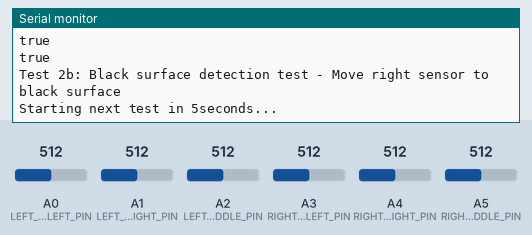
A sketch run on a simulated Arduino Uno, built with avr-gcc and run on an emulated ATmega328P. Parts: the last lines printed to the serial monitor. Inputs (shaded band) come from the test bench; at power-on: A0 (LEFT_SENSOR_LEFT_PIN) = 512, A3 (RIGHT_SENSOR_LEFT_PIN) = 512, A1 (LEFT_SENSOR_RIGHT_PIN) = 512, A2 (LEFT_SENSOR_MIDDLE_PIN) = 512, A4 (RIGHT_SENSOR_RIGHT_PIN) = 512, A5 (RIGHT_SENSOR_MIDDLE_PIN) = 512.

Above: at 16.3 s.
16.4 s: A0 (LEFT_SENSOR_LEFT_PIN) set to 810
At 21.7 s:
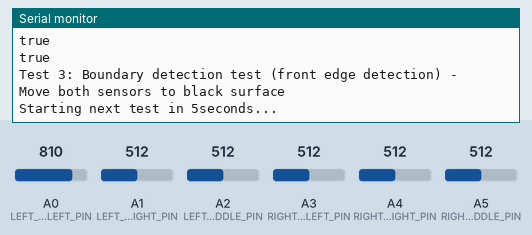
28.0 s: A3 (RIGHT_SENSOR_LEFT_PIN) set to 810
At 33.2 s:
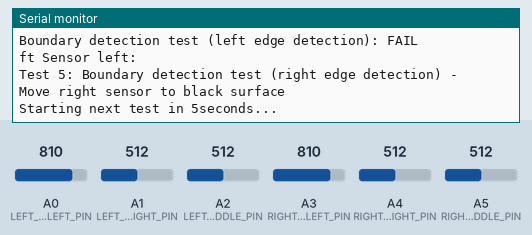
39.6 s: A0 (LEFT_SENSOR_LEFT_PIN) set to 790
At 43.6 s:
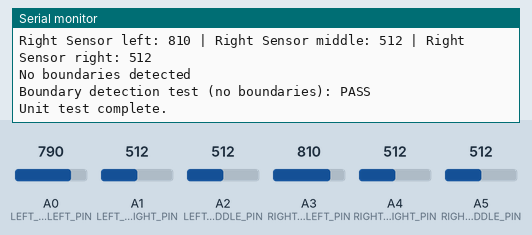
51.2 s: A1 (LEFT_SENSOR_RIGHT_PIN) set to 810
At 53.6 s:
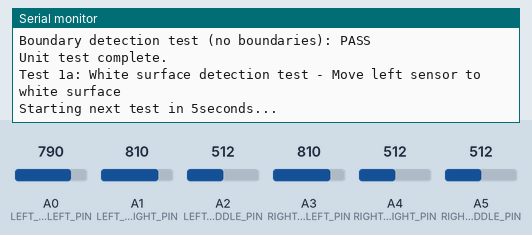
64.4 s: A2 (LEFT_SENSOR_MIDDLE_PIN) set to 716
At 69.5 s:
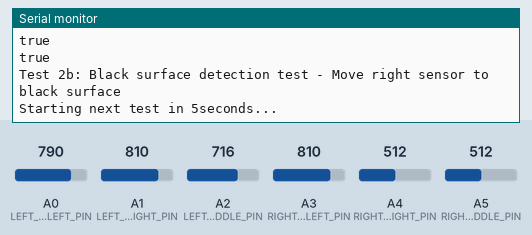
Timing chart, 0 to 71.0 s (numbered marks = the images above; inputs shaded):
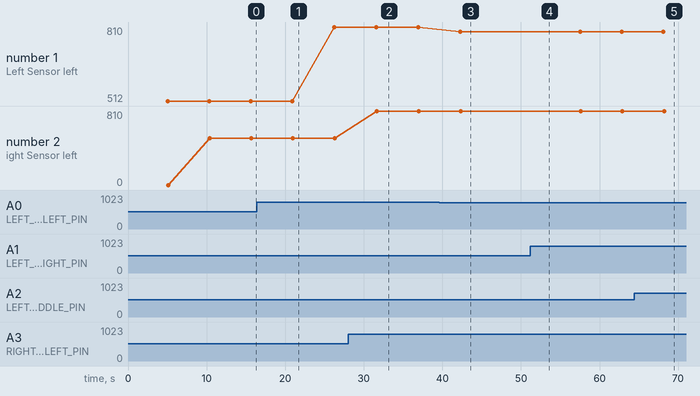

Measured:
- after the input at 28.0 s, the serial monitor: prints a new line after 3.7 s (image 2)
- after the input at 39.6 s, the serial monitor: prints a new line after 2.7 s (image 3)
- after the input at 64.4 s, the serial monitor: prints a new line after 3.7 s (image 5)
- plotted number 1: 512 → 810 after the input at 16.4 s, 810 → 790 after the input at 39.6 s

The sketch:

LineFollowerUnitTest.ino
```cpp
#include "LineFollower.h"

  // Declare sensor objects
  SensorReadings leftSensor, rightSensor;
  char CORRECTION_DIRECTION = '\0';

void assertEqualsBoolean(bool expected, bool actual, String testName) {
  if (expected == actual) {
    Serial.println(testName + ": PASS");
  } else {
    Serial.println(testName + ": FAIL");
    Serial.println("  Expected: " + expected ? "true" : "false");
    Serial.println("  Actual: " + actual ? "true" : "false");
  }
}

void assertEqualsChar(char expected, char actual, String testName) {
  if (expected == actual) {
    Serial.println(testName + ": PASS");
  } else {
    Serial.println(testName + ": FAIL");
    Serial.println("  Expected: " + expected);
    Serial.println("  Actual: " + actual);
  }
}

void countdown(int seconds) {
  Serial.println("Starting next test in " + String(seconds) + "seconds...");
  for (int i = seconds; i > 0; i--) {
    delay(1000); // 1-second delay
  }
  Serial.println("Starting next test...");
}

void setup() {
  // Initialize the sensors
  initializeSensors();
  Serial.begin(9600);
}

void loop() {

  //Test case 1: Read sensor values on white surface and verify sensors correctly detect white (< STATIC_THRESHOLD)
  Serial.println("Test 1a: White surface detection test - Move left sensor to white surface");
  countdown(5);
  leftSensor = readSensorValues(LEFT_SENSOR_LEFT_PIN, LEFT_SENSOR_RIGHT_PIN, LEFT_SENSOR_MIDDLE_PIN);
  printSensorReadings();
  bool leftSensorWhiteSurfaceDetected = (leftSensor.leftReading < STATIC_THRESHOLD && leftSensor.middleReading < STATIC_THRESHOLD && leftSensor.rightReading < STATIC_THRESHOLD);
  assertEqualsBoolean(true, leftSensorWhiteSurfaceDetected, "Left sensor white surface detection test");

  Serial.println("Test 1b: White surface detection test - Move right sensor to white surface");
  countdown(5);
  rightSensor = readSensorValues(RIGHT_SENSOR_LEFT_PIN, RIGHT_SENSOR_RIGHT_PIN, RIGHT_SENSOR_MIDDLE_PIN);
  printSensorReadings();
  bool rightSensorWhiteSurfaceDetected = (rightSensor.leftReading < STATIC_THRESHOLD && rightSensor.middleReading < STATIC_THRESHOLD && rightSensor.rightReading < STATIC_THRESHOLD);
  assertEqualsBoolean(true, rightSensorWhiteSurfaceDetected, "Right sensor white surface detection test");

  //Test case 2: Read sensor values on black surface and verify sensors correctly detect black (> STATIC_THRESHOLD)
  Serial.println("Test 2a: Black surface detection test - Move left sensor to Black surface");
  countdown(5);
  leftSensor = readSensorValues(LEFT_SENSOR_LEFT_PIN, LEFT_SENSOR_RIGHT_PIN, LEFT_SENSOR_MIDDLE_PIN);
  printSensorReadings();
  bool leftSensorBlackSurfaceDetected = (leftSensor.leftReading > STATIC_THRESHOLD && leftSensor.middleReading > STATIC_THRESHOLD && leftSensor.rightReading > STATIC_THRESHOLD);
  assertEqualsBoolean(true, leftSensorBlackSurfaceDetected, "Left sensor black surface detection test");

  Serial.println("Test 2b: Black surface detection test - Move right sensor to black surface");
  countdown(5);
  rightSensor = readSensorValues(RIGHT_SENSOR_LEFT_PIN, RIGHT_SENSOR_RIGHT_PIN, RIGHT_SENSOR_MIDDLE_PIN);
  printSensorReadings();
  bool rightSensorBlackSurfaceDetected = (rightSensor.leftReading > STATIC_THRESHOLD && rightSensor.middleReading > STATIC_THRESHOLD && rightSensor.rightReading > STATIC_THRESHOLD);
  assertEqualsBoolean(true, rightSensorBlackSurfaceDetected, "Right sensor black surface detection test");

  //Test case 3: Boundary detection test for front edge (verify correction direction is 'B')
  Serial.println("Test 3: Boundary detection test (front edge detection) - Move both sensors to black surface");
  countdown(5);
  leftSensor = readSensorValues(LEFT_SENSOR_LEFT_PIN, LEFT_SENSOR_RIGHT_PIN, LEFT_SENSOR_MIDDLE_PIN);
  rightSensor = readSensorValues(RIGHT_SENSOR_LEFT_PIN, RIGHT_SENSOR_RIGHT_PIN, RIGHT_SENSOR_MIDDLE_PIN);
  printSensorReadings();
  checkBoundary(leftSensor, rightSensor);
  assertEqualsChar('B', CORRECTION_DIRECTION, "Boundary detection test (front edge detection)");

  //Test case 4: Boundary detection test for left edge (verify correction direction is 'R')
  Serial.println("Test 4: Boundary detection test (left edge detection) - Move left sensor to black surface");
  countdown(5);
  leftSensor = readSensorValues(LEFT_SENSOR_LEFT_PIN, LEFT_SENSOR_RIGHT_PIN, LEFT_SENSOR_MIDDLE_PIN);
  rightSensor = readSensorValues(RIGHT_SENSOR_LEFT_PIN, RIGHT_SENSOR_RIGHT_PIN, RIGHT_SENSOR_MIDDLE_PIN);
  printSensorReadings();
  checkBoundary(leftSensor, rightSensor);
  assertEqualsChar('R', CORRECTION_DIRECTION, "Boundary detection test (left edge detection)");

//Test case 5: Boundary detection test for right edge (verify correction direction is 'L')
  Serial.println("Test 5: Boundary detection test (right edge detection) - Move right sensor to black surface");
  countdown(5);
  leftSensor = readSensorValues(LEFT_SENSOR_LEFT_PIN, LEFT_SENSOR_RIGHT_PIN, LEFT_SENSOR_MIDDLE_PIN);
  rightSensor = readSensorValues(RIGHT_SENSOR_LEFT_PIN, RIGHT_SENSOR_RIGHT_PIN, RIGHT_SENSOR_MIDDLE_PIN);
  printSensorReadings();
  checkBoundary(leftSensor, rightSensor);
  assertEqualsChar('L', CORRECTION_DIRECTION, "Boundary detection test (right edge detection)");

//Test case 6: Boundary detection test for no boundaries (verify correction direction is '\0')
  Serial.println("Test 6: Boundary detection test (no boundaries) - Move both sensors to white surface");
  countdown(5);
  leftSensor = readSensorValues(LEFT_SENSOR_LEFT_PIN, LEFT_SENSOR_RIGHT_PIN, LEFT_SENSOR_MIDDLE_PIN);
  rightSensor = readSensorValues(RIGHT_SENSOR_LEFT_PIN, RIGHT_SENSOR_RIGHT_PIN, RIGHT_SENSOR_MIDDLE_PIN);
  printSensorReadings();
  checkBoundary(leftSensor, rightSensor);
  assertEqualsBoolean('\0', CORRECTION_DIRECTION, "Boundary detection test (no boundaries)");

  Serial.println("Unit test complete.");
  delay(10000);
}
```

LineFollower.h
```cpp
#ifndef LINEFOLLOWER_H
#define LINEFOLLOWER_H

// Define sensor pin assignments
#define LEFT_SENSOR_LEFT_PIN A0
#define LEFT_SENSOR_RIGHT_PIN A1
#define LEFT_SENSOR_MIDDLE_PIN A2

#define RIGHT_SENSOR_LEFT_PIN A3
#define RIGHT_SENSOR_RIGHT_PIN A4
#define RIGHT_SENSOR_MIDDLE_PIN A5

#define STATIC_THRESHOLD 800

#define THRESHOLD_BOUNDARY 15

// Define a struct to hold sensor readings
struct SensorReadings {
  int leftReading = 0;
  int middleReading = 0;
  int rightReading = 0;
};

// Function prototypes
void initializeSensors();
int calibrateThreshold();
SensorReadings readSensorValues(int leftPin, int middlePin, int rightPin);
void printSensorReadings();
void checkBoundary(SensorReadings &left_sensor, SensorReadings &right_sensor);
void BoundaryISR();

#endif
```

LineFollowerHandlers.ino
```cpp
#include "LineFollower.h"

void initializeSensors() {
  pinMode(LEFT_SENSOR_RIGHT_PIN, INPUT);
  pinMode(LEFT_SENSOR_LEFT_PIN, INPUT);
  pinMode(LEFT_SENSOR_MIDDLE_PIN, INPUT);

  pinMode(RIGHT_SENSOR_RIGHT_PIN, INPUT);
  pinMode(RIGHT_SENSOR_LEFT_PIN, INPUT);
  pinMode(RIGHT_SENSOR_MIDDLE_PIN, INPUT);
}

int readSensorAverage() {
  int numReadings = 10;
  int total = 0;
  SensorReadings temp;
  for (int i = 0; i < numReadings; i++) {
    temp = readSensorValues(LEFT_SENSOR_LEFT_PIN, LEFT_SENSOR_RIGHT_PIN, LEFT_SENSOR_MIDDLE_PIN);
    // total += (temp.leftReading + temp.middleReading + temp.rightReading) / 3;
    total += temp.leftReading;
    delay(10); // Small delay between readings
  }
  return total / numReadings; // Return the average
}

int calibrateThreshold() {
  int whiteAverage = 0;
  int blackAverage = 0;
  // Prompt user to place on white surface
  Serial.print("Place sensors on a white surface.  Calibration will begin in ");
  for (int i = 5; i > 0; i--) {
    Serial.print(i);
    Serial.println(" seconds...");
    delay(1000); // 1-second delay
  }
  whiteAverage = readSensorAverage();
  // Prompt user to place on black surface
  Serial.print("Place sensors on a black surface.  Calibration will begin in ");
  for (int i = 5; i > 0; i--) {
    Serial.print(i);
    Serial.println(" seconds...");
    delay(1000); // 1-second delay
  }
  blackAverage = readSensorAverage();
  int threshold = (whiteAverage + blackAverage) / 2;
  Serial.println("Threshold calibrated succesfully.  Threshold = " + String(threshold));
  return threshold;
}


SensorReadings readSensorValues(int leftPin, int middlePin, int rightPin) {
  SensorReadings sensor;
  sensor.leftReading = analogRead(leftPin);
  sensor.middleReading = analogRead(middlePin);
  sensor.rightReading = analogRead(rightPin);
  return sensor;
}

void printSensorReadings() {
  Serial.println("Left Sensor left: " + String(leftSensor.leftReading) + " | Left Sensor middle: " + String(leftSensor.middleReading) + " | Left Sensor right: " + String(leftSensor.rightReading));
  Serial.println("Right Sensor left: " + String(rightSensor.leftReading) + " | Right Sensor middle: " + String(rightSensor.middleReading) + " | Right Sensor right: " + String(rightSensor.rightReading));
}

void checkBoundary(SensorReadings &left_sensor, SensorReadings &right_sensor) {
  // if((left_sensor.leftReading > dynamicThreshold || left_sensor.middleReading > dynamicThreshold || left_sensor.rightReading > dynamicThreshold) && (right_sensor.leftReading > dynamicThreshold || right_sensor.middleReading > dynamicThreshold || right_sensor.rightReading > dynamicThreshold)) {
  if((left_sensor.leftReading > STATIC_THRESHOLD || left_sensor.middleReading > STATIC_THRESHOLD || left_sensor.rightReading > STATIC_THRESHOLD) && (right_sensor.leftReading > STATIC_THRESHOLD || right_sensor.middleReading > STATIC_THRESHOLD || right_sensor.rightReading > STATIC_THRESHOLD)) {
    //DEBUG
    Serial.println("FRONT EDGE DETECTED.  TURNING AROUND");
    CORRECTION_DIRECTION = 'B';
  }

  // else if(left_sensor.leftReading > dynamicThreshold) {
  else if(left_sensor.leftReading > STATIC_THRESHOLD) {
    //DEBUG
    Serial.println("LEFT BOUNDARY DETECTED.  TURNING RIGHT");
    CORRECTION_DIRECTION = 'R';
  }

  // else if(right_sensor.rightReading > dynamicThreshold) {
  else if(right_sensor.rightReading > STATIC_THRESHOLD) {
    // //DEBUG
    Serial.println("RIGHT BOUNDARY DETECTED.  TURNING LEFT");
    CORRECTION_DIRECTION = 'L';
  }

  else {
    //DEBUG
    Serial.println("No boundaries detected");
    CORRECTION_DIRECTION = '\0';
  }
}

void boundaryISR() {
  leftSensor = readSensorValues(LEFT_SENSOR_LEFT_PIN, LEFT_SENSOR_RIGHT_PIN, LEFT_SENSOR_MIDDLE_PIN);
  rightSensor = readSensorValues(RIGHT_SENSOR_LEFT_PIN, RIGHT_SENSOR_RIGHT_PIN, RIGHT_SENSOR_MIDDLE_PIN);
  checkBoundary(leftSensor, rightSensor);
}
```
